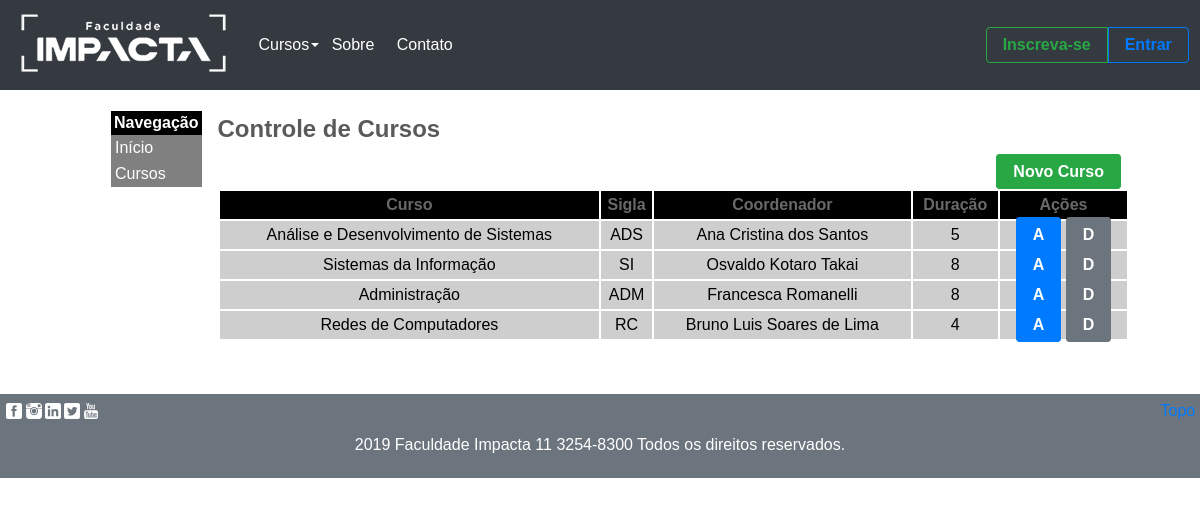
Page /admin/cursos/ on the earlier database version.
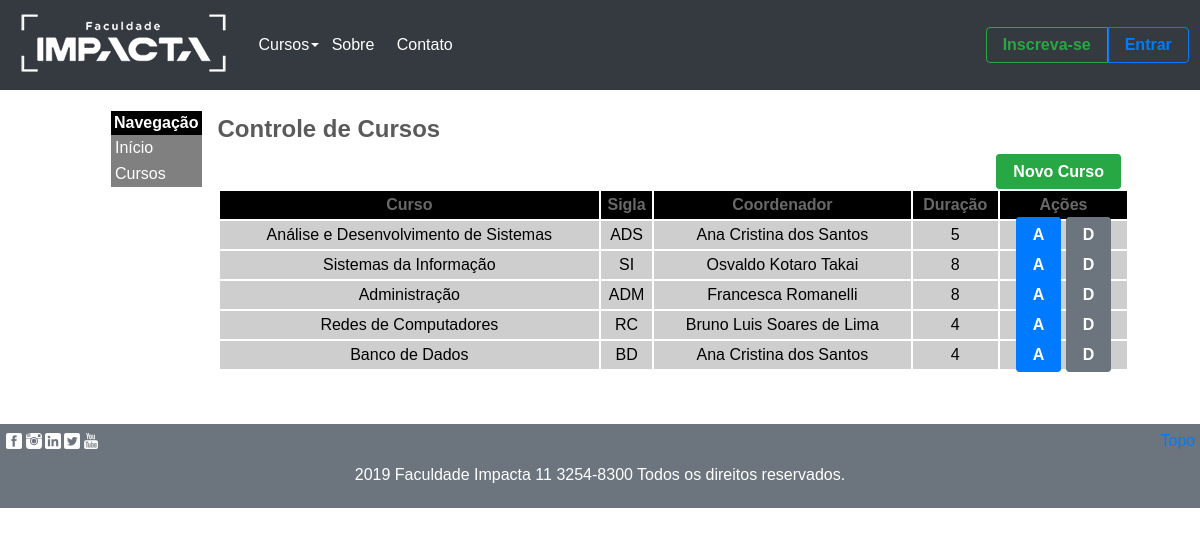
Same page on the later database version.
### tables this page shows
CREATE TABLE cursos (
    id          INTEGER PRIMARY KEY AUTOINCREMENT,
    nome        VARCHAR(50) NOT NULL UNIQUE,
    sigla       VARCHAR(5) NOT NULL UNIQUE,
    sobre       TEXT NULL,
    tipo        VARCHAR(15) NOT NULL,
    coordenador VARCHAR(50) NULL,
    duracao     SMALLINT NOT NULL,
    matutino    BOOLEAN,
    noturno     BOOLEAN
);

### admin/controllers.py (the view)
@admin_bp.route('/cursos/')
def cursos_lista():
    cursos = curso_dao.listar_todos_cursos()
    return render_template(
        'cursos_lista.html',
        titulo='Controle de Cursos',
        cursos=cursos
    )

### app.py (called while the page is built)
@app.before_request
def before_request():
    g.db = get_db()
    g.query_db = query_db
    g.execute_db = execute_db

@app.teardown_request
def teardown_request(exception):
    db = getattr(g, '_database', None)
    if db is not None:
        db.close()

### controllers.py (called while the page is built)
@app.context_processor
def lista_cursos():
    return {
        'cursos': listar_todos_cursos()
    }

### curso_dao.py (called while the page is built)
def listar_todos_cursos():
    rv = g.query_db('SELECT * FROM cursos')
    return rv

### db.py (called while the page is built)
def make_dicts(cursor, row):
    return dict((cursor.description[idx][0], value)
                for idx, value in enumerate(row))

def get_db():
    db = getattr(g, '_database', None)
    if db is None:
        db = g._database = sqlite3.connect(DATABASE)
    db.row_factory = make_dicts
    return db

def query_db(query, args=(), one=False):
    cur = get_db().execute(query, args)
    rv = cur.fetchall()
    cur.close()
    return (rv[0] if rv else None) if one else rv

### admin/templates/cursos_lista.html
{% extends 'base_admin.html' %}
{% block admin %}
    <h1>Controle de Cursos</h1>
    <div class="crud-botoes">
        <a href="/admin/cursos/novo/" class="botao botao-sucesso">Novo Curso</a>
    </div>
    <table class="crud-lista">
        <thead>
            <tr>
                <th>Curso</th>
                <th>Sigla</th>
                <th>Coordenador</th>
                <th>Duração</th>
                <th>Ações</th>
            </tr>
        </thead>
        <tbody>
            {% for curso in cursos %}
            <tr>
                <td>{{ curso['nome'] }}</td>
                <td>{{ curso['sigla'] }}</td>
                <td>{{ curso['coordenador'] }}</td>
                <td>{{ curso['duracao'] }}</td>
                <td>
                    <a href="/admin/cursos/alterar/{{ curso['id'] }}/"
                        class="botao botao-principal">A</a>
                    <a href="/admin/cursos/remover/{{ curso['id'] }}/"
                        class="botao botao-secundario remover">D</a>
                </td>
            </tr>
            {% endfor %}
        </tbody>
    </table>
{% endblock %}

Differences in the rows shown:
added cursos: nome "Banco de Dados", sigla "BD", coordenador "Ana Cristina dos Santos", duracao "4"
